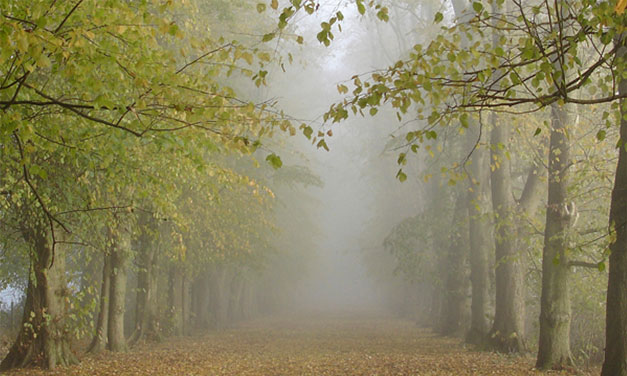
#> input picture digital-images/haze.png, 627 x 376 px
$ jupyter execute lab7.ipynb
#> lines starting #> are read from the running program, lines starting #| are printed output that depends on the picture
(P:lab17)=
# Contrast enhancement

* Display the image {download}`haze.png`, after converting it to grayscale.

* Display its histogram.
  You will notice that the image is not very contrasted: what does that imply on the histogram?

* Multiply the image by a positive real: what happens on the image and its histogram?
  Adjust the intensity range of the image to be the same as the original image.

* Perform an histogram equalization (`skimage.exposure.equalize_hist`).
  Do you achieve the exercise goal?


<!-- Exo supplémentaire : affichage d'une image hyperspectrale.
  L'image hyperspectrale Indian\_pines.mat est de taille $145\times145$ pixels et contient 220 bandes spectrales.
  \item Affichez la dixième bande de l'image.
  \item Créez une composition RVB de l'image et affichez-la.
  Vous pouvez pour cela avoir besoin d'effectuer une moyenne (\syntax{mean})
  et de normaliser les bandes pour forcer leurs intensités à être entre 0 et 1.
  \item Affichez les spectres de quelques pixels, par exemple les pixels (34,106), (47,20) et (91,136).
  Utilisez la fonction \syntax{squeeze} qui permet d'éliminer les dimensions vide d'une matrice 3D.
  L'image hyperspectrale Indian\_pines.mat a été capturée en 1992 par le capteur Aviris
  au dessus de champs dans l'Indiana, États-Unis.
  C'est une image de $145\times145$ pixels et 220 bandes spectrales réparties entre 400 et 2500 nm. -->

<!-- Exo supplémentaire : addition de plusieurs images pour constater que le bruit diminue -->

<!-- Exo supplémentaire : représenter l'histogramme d'une image simple 4x4. -->

* * *

### Objective

* Apply histogram transformations.

[cell 1]
import skimage.io as io
import skimage.color as clr
import matplotlib.pyplot as plt
import skimage.exposure as ex
import numpy as np

The image haze.png has been used in several publications dealing with the problem of removing fog from an image (_dehazing_).

* K. He, J. Sun, X. Tang,
  « Single image haze removal using dark channel prior »,
  _IEEE Transactions on Pattern Analysis and Machine Intelligence_, 2011.
* D. Berman, T. Treibitz, S. Avidan,
  « Non-Local Image Dehazing »,
  CVPR 2016.

[cell 2]
f = io.imread("haze.png")
#> f is the input picture: shape (376, 627, 3); mean R, G, B 137.9, 131.9, 96.6
f = clr.rgb2gray(f)
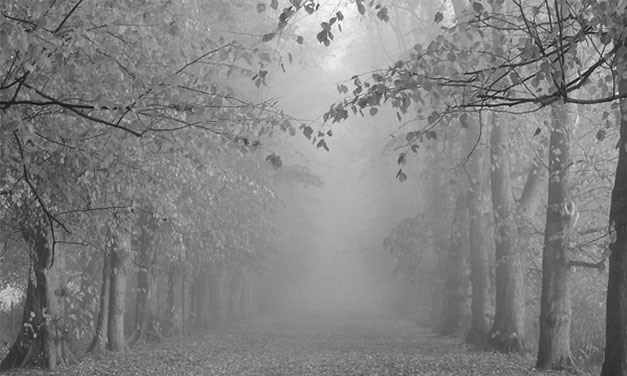
#> f: shape (376, 627) float64; min 0.0459, max 0.998, mean 0.512
plt.imshow(f, cmap="gray")
plt.show()

[cell 3]
plt.figure()
plt.hist( np.ravel(f), bins=256)
plt.title("Histogram with 256 bins")
plt.show()
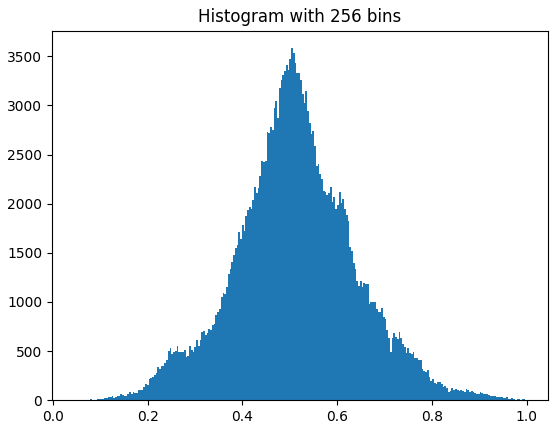
#> figure drawn by matplotlib, 1 panel; tallest bar 3583 high, from x = 0.503 to 0.507

The original image and its histogram are given above.
The histogram is mono-modal (it has only one maximum) and uses the full range of intensities quite well.
However, there are few pixels with low or high intensities, explaining the lack of contrast in the image.

Thus, what is the effect on this image of a histogram spread?

### Multiplication by a real

By multiplying the intensities by a coefficient (here: 1.3), the histogram is dilated: low intensities stay weak while high intensities increase.
Therefore the image is lighter, but the dark areas are little changed.
As a result, the contrast is better.
Note that the two images are represented with intensities between 0 (`vmin`) and 1 (`vmax`).

Is this observation still valid for other values of the multiplicative coefficient?

[cell 4]
g = 1.3 * f

plt.figure(figsize=(17,10))

plt.subplot(2,2,1)
plt.imshow(f, cmap="gray", vmin=0.0, vmax=1.0)
plt.title('Original')

plt.subplot(2,2,2)
plt.imshow(g, cmap="gray", vmin=0.0, vmax=1.0)
plt.title('Transformed')

plt.subplot(2,2,3)
plt.hist( np.ravel(f), bins=256)

plt.subplot(2,2,4)
plt.hist( np.ravel(g), bins=256)

plt.show()
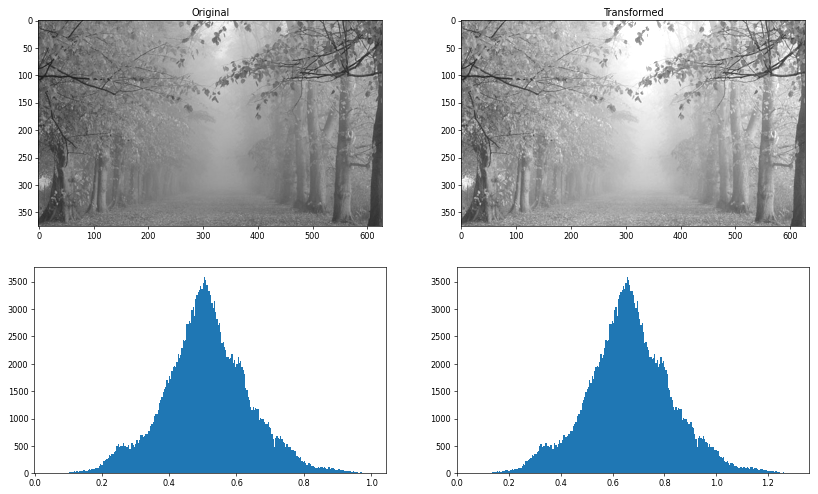
#> figure drawn by matplotlib, 4 panels; panel 3: tallest bar 3583 high, from x = 0.503 to 0.507; panel 4: tallest bar 3583 high, from x = 0.654 to 0.659

### Histogram equalization

The histogram equalization gives the result below.
The image is more contrasted than previously: this is due to the fact that the histogram of the transformed image is (almost) flat.

[cell 5]
g = ex.equalize_hist(f)
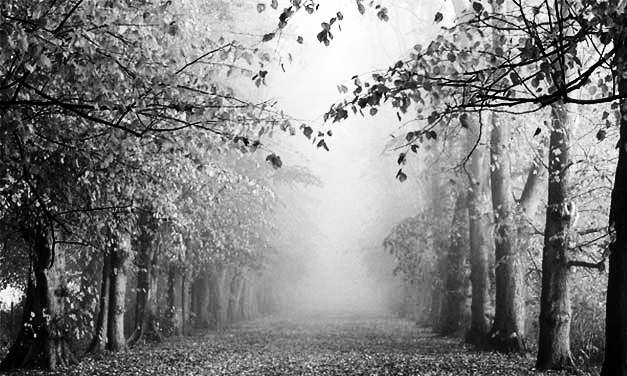
#> g: shape (376, 627) float64; min 8.48e-06, max 1, mean 0.504

plt.figure(figsize=(17,10))

plt.subplot(2,2,1)
plt.imshow(f, cmap="gray")
plt.title('Originale')

plt.subplot(2,2,2)
plt.imshow(g, cmap="gray")
plt.title('Transformée')

plt.subplot(2,2,3)
plt.hist( np.ravel(f), bins=256)

plt.subplot(2,2,4)
plt.hist( np.ravel(g), bins=256)

plt.show()
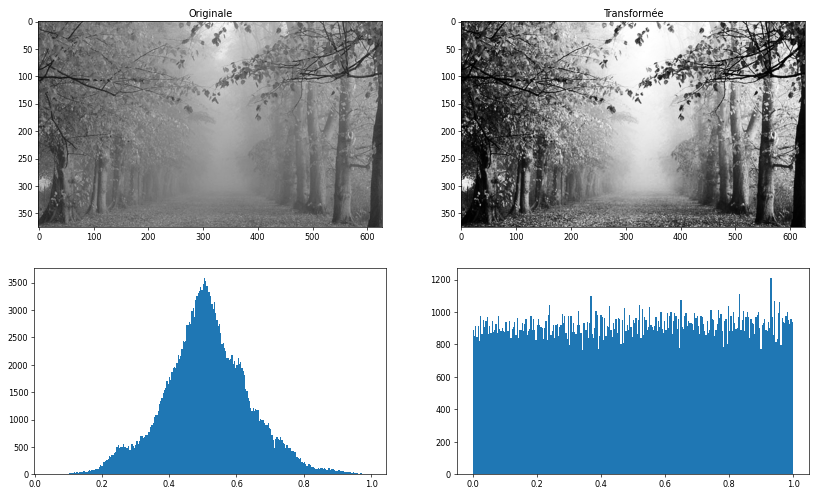
#> figure drawn by matplotlib, 4 panels; panel 3: tallest bar 3583 high, from x = 0.503 to 0.507; panel 4: tallest bar 1208 high, from x = 0.93 to 0.934
